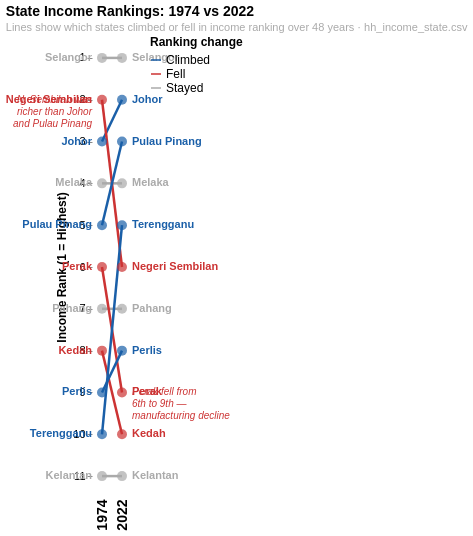

Describe this chart as a Vega-Lite specification.
### Vega-Lite specification from a JSON file in a GitHub repository (floating-point values rounded to 4 significant figures)
{"$schema": "https://vega.github.io/schema/vega-lite/v5.json", "title": {"text": "State Income Rankings: 1974 vs 2022", "subtitle": "Lines show which states climbed or fell in income ranking over 48 years · hh_income_state.csv", "fontSize": 14, "subtitleFontSize": 11, "subtitleColor": "#aaaaaa", "anchor": "start"}, "width": "container", "height": 460, "data": {"values": [{"state": "Johor", "rank_1974": 3, "rank_2022": 2, "moved": "Climbed"}, {"state": "Kedah", "rank_1974": 8, "rank_2022": 10, "moved": "Fell"}, {"state": "Kelantan", "rank_1974": 11, "rank_2022": 11, "moved": "Stayed"}, {"state": "Melaka", "rank_1974": 4, "rank_2022": 4, "moved": "Stayed"}, {"state": "Negeri Sembilan", "rank_1974": 2, "rank_2022": 6, "moved": "Fell"}, {"state": "Pahang", "rank_1974": 7, "rank_2022": 7, "moved": "Stayed"}, {"state": "Perak", "rank_1974": 6, "rank_2022": 9, "moved": "Fell"}, {"state": "Perlis", "rank_1974": 9, "rank_2022": 8, "moved": "Climbed"}, {"state": "Pulau Pinang", "rank_1974": 5, "rank_2022": 3, "moved": "Climbed"}, {"state": "Selangor", "rank_1974": 1, "rank_2022": 1, "moved": "Stayed"}, {"state": "Terengganu", "rank_1974": 10, "rank_2022": 5, "moved": "Climbed"}]}, "transform": [{"fold": ["rank_1974", "rank_2022"], "as": ["year_label", "rank"]}, {"calculate": "datum.year_label == 'rank_1974' ? 1974 : 2022", "as": "year"}], "layer": [{"mark": {"type": "line", "strokeWidth": 2.5}, "encoding": {"x": {"field": "year", "type": "ordinal", "title": null, "axis": {"labelFontSize": 14, "labelFontWeight": "bold", "domain": false, "ticks": false, "grid": false}}, "y": {"field": "rank", "type": "quantitative", "sort": "ascending", "scale": {"domain": [0.5, 11.5], "reverse": true}, "title": "Income Rank (1 = Highest)", "axis": {"labelFontSize": 11, "titleFontSize": 12, "tickCount": 11, "grid": false, "domain": false}}, "color": {"field": "moved", "type": "nominal", "scale": {"domain": ["Climbed", "Fell", "Stayed"], "range": ["#1a5fa8", "#cc3333", "#aaaaaa"]}, "legend": {"title": "Ranking change", "labelFontSize": 12, "titleFontSize": 12, "orient": "right"}}, "detail": {"field": "state", "type": "nominal"}, "tooltip": [{"field": "state", "type": "nominal", "title": "State"}, {"field": "moved", "type": "nominal", "title": "Change"}]}}, {"mark": {"type": "point", "filled": true, "size": 100}, "encoding": {"x": {"field": "year", "type": "ordinal"}, "y": {"field": "rank", "type": "quantitative", "sort": "ascending", "scale": {"domain": [0.5, 11.5], "reverse": true}}, "color": {"field": "moved", "type": "nominal", "scale": {"domain": ["Climbed", "Fell", "Stayed"], "range": ["#1a5fa8", "#cc3333", "#aaaaaa"]}, "legend": null}}}, {"transform": [{"filter": "datum.year_label == 'rank_1974'"}], "mark": {"type": "text", "align": "right", "dx": -10, "fontSize": 11, "fontWeight": "bold"}, "encoding": {"x": {"field": "year", "type": "ordinal"}, "y": {"field": "rank", "type": "quantitative", "sort": "ascending", "scale": {"domain": [0.5, 11.5], "reverse": true}}, "text": {"field": "state", "type": "nominal"}, "color": {"field": "moved", "type": "nominal", "scale": {"domain": ["Climbed", "Fell", "Stayed"], "range": ["#1a5fa8", "#cc3333", "#888888"]}, "legend": null}}}, {"transform": [{"filter": "datum.year_label == 'rank_2022'"}], "mark": {"type": "text", "align": "left", "dx": 10, "fontSize": 11, "fontWeight": "bold"}, "encoding": {"x": {"field": "year", "type": "ordinal"}, "y": {"field": "rank", "type": "quantitative", "sort": "ascending", "scale": {"domain": [0.5, 11.5], "reverse": true}}, "text": {"field": "state", "type": "nominal"}, "color": {"field": "moved", "type": "nominal", "scale": {"domain": ["Climbed", "Fell", "Stayed"], "range": ["#1a5fa8", "#cc3333", "#888888"]}, "legend": null}}}, {"data": {"values": [{"year": 1974, "rank": 2, "label": "N. Sembilan was\nricher than Johor\nand Pulau Pinang"}]}, "mark": {"type": "text", "align": "right", "dx": -10, "fontSize": 10, "fontStyle": "italic", "color": "#cc3333", "lineBreak": "\n"}, "encoding": {"x": {"field": "year", "type": "ordinal"}, "y": {"field": "rank", "type": "quantitative", "scale": {"domain": [0.5, 11.5], "reverse": true}}, "text": {"field": "label", "type": "nominal"}}}, {"data": {"values": [{"year": 2022, "rank": 9, "label": "Perak fell from\n6th to 9th —\nmanufacturing decline"}]}, "mark": {"type": "text", "align": "left", "dx": 10, "fontSize": 10, "fontStyle": "italic", "color": "#cc3333", "lineBreak": "\n"}, "encoding": {"x": {"field": "year", "type": "ordinal"}, "y": {"field": "rank", "type": "quantitative", "scale": {"domain": [0.5, 11.5], "reverse": true}}, "text": {"field": "label", "type": "nominal"}}}], "config": {"view": {"stroke": null}, "background": "#ffffff"}}
